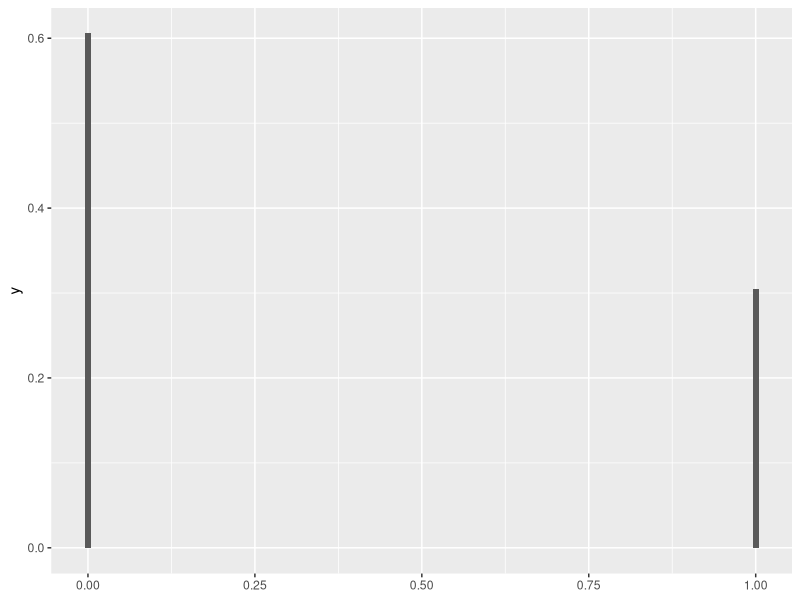
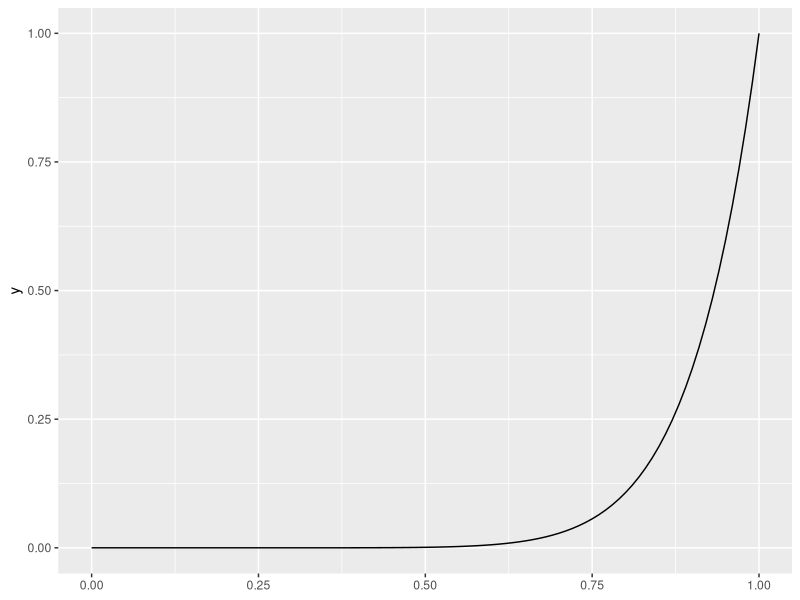
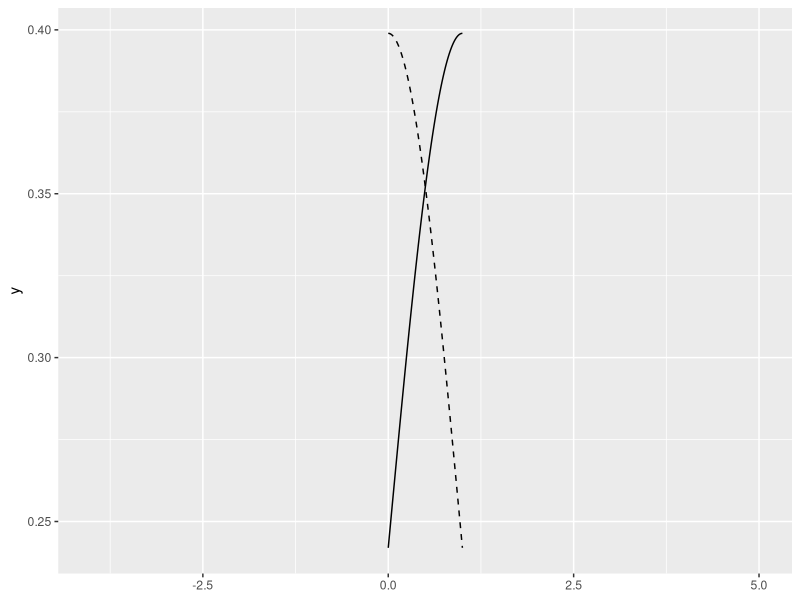
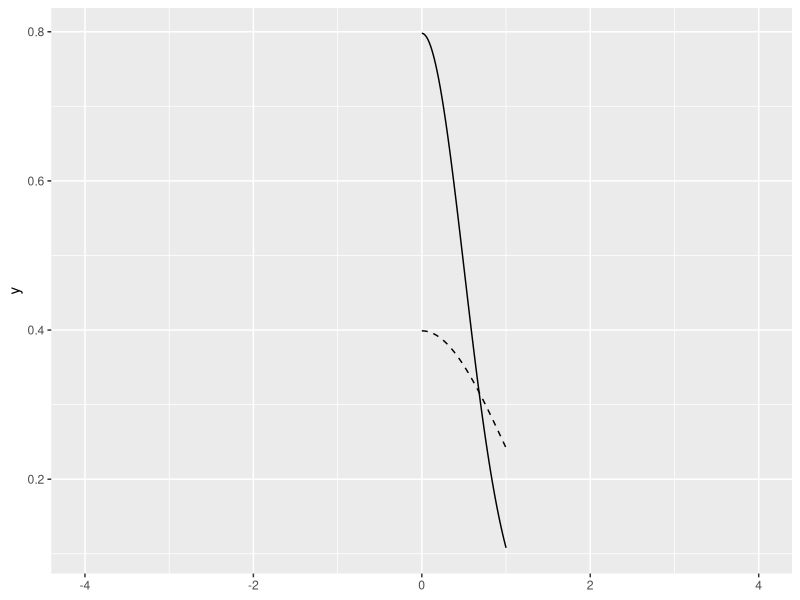
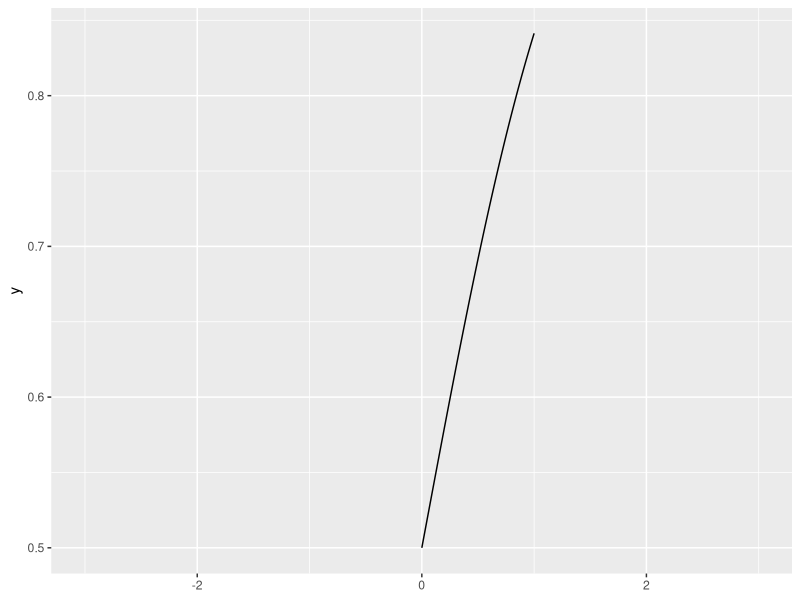
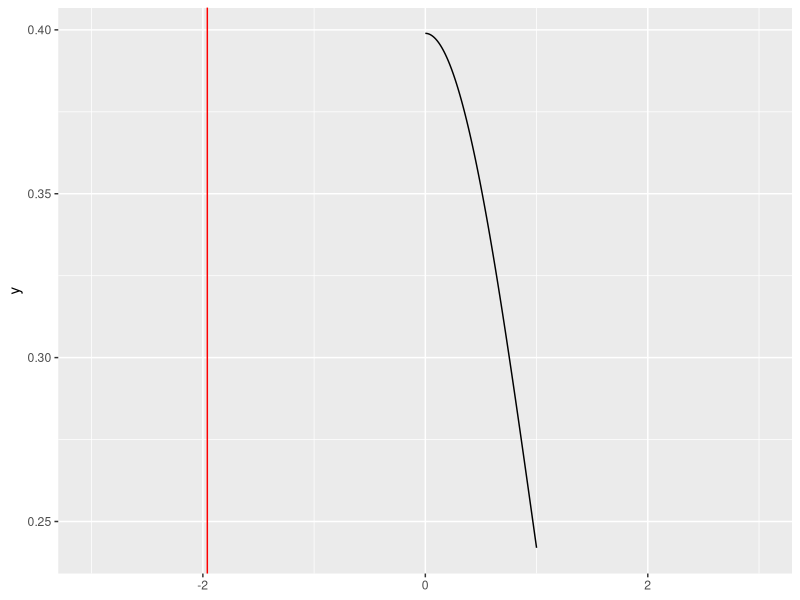

The R script that drew these images, in order:
## ---- chunk 1
pnorm(q= 0, mean = 0, sd = 1)
## ---- chunk 2
dbinom(x = 1, size = 4, prob = 0.5)
## ---- chunk 3
choose(n = 4, k = 1) * 0.5^1 * (1 - 0.5)^(4 - 1)
## ---- chunk 4
dbinom(x = 0:4, size = 4, prob = 0.5)
## ---- chunk 5
sum(dbinom(x = 0:4, size = 4, prob = 0.5))
## ---- chunk 6
pbinom(q = 1, size = 4, prob = 0.5)
## ---- chunk 7
sum(dbinom(x = 0:1, size = 4, prob = 0.5))
## ---- chunk 8
1 - pbinom(q = 1, size = 100, prob = 0.005)
## ---- chunk 9
pbinom(q = 1, size = 100, prob = 0.005, lower.tail = FALSE)
## ---- chunk 10
library(ggplot2)
ggplot(data = NULL) +
  aes(xmin = 0, xmax = 5) +
  stat_function(
    fun = dbinom,
    args = list(size = 100,
                prob = 0.005),
    geom = "bar")
## ---- chunk 11
ggplot(data = NULL) +
  aes(xmin = 0, xmax = 1) +
  stat_function(
    fun = dbinom,
    args = list(x = 10, 
                size = 10))
## ---- chunk 12
dnorm(x = 0)
## ---- chunk 13
1/sqrt(2*pi)*exp(-0^2/2)
## ---- chunk 14
ggplot(data = NULL) +
  aes(xmin = -4, xmax = 5) +
  stat_function(
    fun = dnorm, 
    linetype = "dashed") +
  stat_function(
    fun = dnorm, 
    args = list(mean = 1))
## ---- chunk 15
ggplot(data = NULL) +
  aes(xmin = -4, xmax = 4) +
  stat_function(
    fun = dnorm, 
    linetype = "dashed") +
  stat_function(
    fun = dnorm, 
    args = list(sd = 0.5))
## ---- chunk 16
pnorm(q = -1.96)
## ---- chunk 17
 f <- function(x){
   1/sqrt(2*pi)*exp(-x^2/2)
 } 
## ---- chunk 18
integrate(f, -Inf, -1.96)
## ---- chunk 19
ggplot(data = NULL) +
  aes(xmin = -3, xmax = 3) +
  stat_function(
    fun = pnorm)
## ---- chunk 20
qnorm(p = 0.025, mean = 0, sd = 1)
## ---- chunk 21
ggplot(data = NULL) +
  aes(xmin = -3, xmax = 3) +
  stat_function(
    fun = dnorm) +
  geom_vline(
    xintercept = qnorm(p = 0.025),
    colour = "red")
